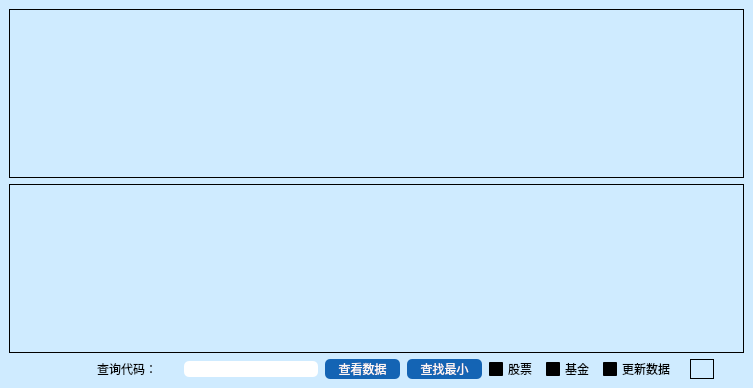
<?xml version="1.0" encoding="UTF-8"?>
<ui version="4.0">
 <class>MainWindow</class>
 <widget class="QMainWindow" name="MainWindow">
  <property name="geometry">
   <rect>
    <x>0</x>
    <y>0</y>
    <width>753</width>
    <height>388</height>
   </rect>
  </property>
  <property name="sizePolicy">
   <sizepolicy hsizetype="Expanding" vsizetype="Preferred">
    <horstretch>0</horstretch>
    <verstretch>0</verstretch>
   </sizepolicy>
  </property>
  <property name="font">
   <font>
    <weight>75</weight>
    <bold>true</bold>
    <underline>false</underline>
    <strikeout>false</strikeout>
   </font>
  </property>
  <property name="windowTitle">
   <string>股票基金查询分析系统</string>
  </property>
  <property name="styleSheet">
   <string notr="true">background-color: qlineargradient(spread:pad, x1:0, y1:0, x2:1, y2:0, stop:0 rgba(207, 235, 255, 1));</string>
  </property>
  <property name="toolButtonStyle">
   <enum>Qt::ToolButtonIconOnly</enum>
  </property>
  <widget class="QWidget" name="centralwidget">
   <property name="sizePolicy">
    <sizepolicy hsizetype="Expanding" vsizetype="Expanding">
     <horstretch>0</horstretch>
     <verstretch>0</verstretch>
    </sizepolicy>
   </property>
   <layout class="QVBoxLayout" name="verticalLayout_3">
    <item>
     <layout class="QVBoxLayout" name="verticalLayout_2">
      <item>
       <layout class="QVBoxLayout" name="verticalLayout">
        <property name="sizeConstraint">
         <enum>QLayout::SetDefaultConstraint</enum>
        </property>
        <item>
         <widget class="QFrame" name="frame">
          <property name="enabled">
           <bool>true</bool>
          </property>
          <property name="sizePolicy">
           <sizepolicy hsizetype="Expanding" vsizetype="Expanding">
            <horstretch>0</horstretch>
            <verstretch>0</verstretch>
           </sizepolicy>
          </property>
          <property name="minimumSize">
           <size>
            <width>731</width>
            <height>155</height>
           </size>
          </property>
          <property name="styleSheet">
           <string notr="true">border：none</string>
          </property>
          <property name="frameShape">
           <enum>QFrame::StyledPanel</enum>
          </property>
          <property name="frameShadow">
           <enum>QFrame::Raised</enum>
          </property>
         </widget>
        </item>
        <item>
         <widget class="QFrame" name="frame_2">
          <property name="sizePolicy">
           <sizepolicy hsizetype="Expanding" vsizetype="Expanding">
            <horstretch>0</horstretch>
            <verstretch>0</verstretch>
           </sizepolicy>
          </property>
          <property name="minimumSize">
           <size>
            <width>730</width>
            <height>155</height>
           </size>
          </property>
          <property name="styleSheet">
           <string notr="true">border：none</string>
          </property>
          <property name="frameShape">
           <enum>QFrame::StyledPanel</enum>
          </property>
          <property name="frameShadow">
           <enum>QFrame::Raised</enum>
          </property>
         </widget>
        </item>
       </layout>
      </item>
      <item>
       <layout class="QHBoxLayout" name="horizontalLayout" stretch="0,0">
        <property name="spacing">
         <number>7</number>
        </property>
        <property name="sizeConstraint">
         <enum>QLayout::SetDefaultConstraint</enum>
        </property>
        <property name="leftMargin">
         <number>30</number>
        </property>
        <property name="topMargin">
         <number>0</number>
        </property>
        <property name="rightMargin">
         <number>30</number>
        </property>
        <item>
         <layout class="QHBoxLayout" name="horizontalLayout_2">
          <property name="leftMargin">
           <number>58</number>
          </property>
          <property name="topMargin">
           <number>0</number>
          </property>
          <property name="rightMargin">
           <number>0</number>
          </property>
          <property name="bottomMargin">
           <number>0</number>
          </property>
          <item>
           <widget class="QLabel" name="label">
            <property name="maximumSize">
             <size>
              <width>80</width>
              <height>16777215</height>
             </size>
            </property>
            <property name="text">
             <string>查询代码：</string>
            </property>
           </widget>
          </item>
          <item>
           <widget class="QLineEdit" name="codetext">
            <property name="minimumSize">
             <size>
              <width>67</width>
              <height>0</height>
             </size>
            </property>
            <property name="maximumSize">
             <size>
              <width>134</width>
              <height>16777215</height>
             </size>
            </property>
            <property name="styleSheet">
             <string notr="true">background-color: qlineargradient(spread:pad, x1:0, y1:0, x2:1, y2:0, stop:0 rgba(255, 255, 255, 255));
font: 75 11pt &quot;等线&quot;;
border-radius:5;</string>
            </property>
            <property name="text">
             <string/>
            </property>
            <property name="alignment">
             <set>Qt::AlignCenter</set>
            </property>
            <property name="clearButtonEnabled">
             <bool>true</bool>
            </property>
           </widget>
          </item>
          <item>
           <widget class="QPushButton" name="showdatabtn">
            <property name="sizePolicy">
             <sizepolicy hsizetype="Preferred" vsizetype="Preferred">
              <horstretch>0</horstretch>
              <verstretch>0</verstretch>
             </sizepolicy>
            </property>
            <property name="minimumSize">
             <size>
              <width>75</width>
              <height>0</height>
             </size>
            </property>
            <property name="maximumSize">
             <size>
              <width>75</width>
              <height>25</height>
             </size>
            </property>
            <property name="font">
             <font>
              <family>微软雅黑</family>
              <pointsize>9</pointsize>
              <weight>50</weight>
              <italic>false</italic>
              <bold>false</bold>
             </font>
            </property>
            <property name="autoFillBackground">
             <bool>false</bool>
            </property>
            <property name="styleSheet">
             <string notr="true">background-color: qlineargradient(spread:pad, x1:0, y1:0, x2:1, y2:0, stop:0 rgba(20, 100, 180, 1));
font: 9pt &quot;微软雅黑&quot;;

border-color: qlineargradient(spread:pad, x1:0, y1:0, x2:1, y2:0, stop:0 rgba(64, 144, 100, 0));
border-radius:5;
color:rgba(255, 248, 244, 1);</string>
            </property>
            <property name="text">
             <string>查看数据</string>
            </property>
           </widget>
          </item>
          <item>
           <widget class="QPushButton" name="findlowbtn">
            <property name="sizePolicy">
             <sizepolicy hsizetype="Preferred" vsizetype="Preferred">
              <horstretch>0</horstretch>
              <verstretch>0</verstretch>
             </sizepolicy>
            </property>
            <property name="minimumSize">
             <size>
              <width>75</width>
              <height>0</height>
             </size>
            </property>
            <property name="maximumSize">
             <size>
              <width>75</width>
              <height>25</height>
             </size>
            </property>
            <property name="font">
             <font>
              <family>微软雅黑</family>
              <pointsize>9</pointsize>
              <weight>9</weight>
              <italic>false</italic>
              <bold>false</bold>
             </font>
            </property>
            <property name="styleSheet">
             <string notr="true">background-color: qlineargradient(spread:pad, x1:0, y1:0, x2:1, y2:0, stop:0 rgba(20, 100, 180, 1));
font: 75 9pt &quot;微软雅黑&quot;;

border-color: qlineargradient(spread:pad, x1:0, y1:0, x2:1, y2:0, stop:0 rgba(64, 144, 100, 0));
border-radius:5;
color:rgba(255, 248, 244, 1);</string>
            </property>
            <property name="text">
             <string>查找最小</string>
            </property>
           </widget>
          </item>
          <item>
           <widget class="QCheckBox" name="stockcheckBox">
            <property name="sizePolicy">
             <sizepolicy hsizetype="Expanding" vsizetype="Expanding">
              <horstretch>0</horstretch>
              <verstretch>0</verstretch>
             </sizepolicy>
            </property>
            <property name="maximumSize">
             <size>
              <width>50</width>
              <height>20</height>
             </size>
            </property>
            <property name="text">
             <string>股票</string>
            </property>
           </widget>
          </item>
          <item>
           <widget class="QCheckBox" name="fundcheckBox">
            <property name="sizePolicy">
             <sizepolicy hsizetype="Expanding" vsizetype="Expanding">
              <horstretch>0</horstretch>
              <verstretch>0</verstretch>
             </sizepolicy>
            </property>
            <property name="maximumSize">
             <size>
              <width>50</width>
              <height>20</height>
             </size>
            </property>
            <property name="text">
             <string>基金</string>
            </property>
           </widget>
          </item>
          <item>
           <widget class="QCheckBox" name="upgradecheckBox">
            <property name="sizePolicy">
             <sizepolicy hsizetype="Expanding" vsizetype="Expanding">
              <horstretch>0</horstretch>
              <verstretch>0</verstretch>
             </sizepolicy>
            </property>
            <property name="maximumSize">
             <size>
              <width>80</width>
              <height>20</height>
             </size>
            </property>
            <property name="text">
             <string>更新数据</string>
            </property>
           </widget>
          </item>
         </layout>
        </item>
        <item>
         <widget class="QFrame" name="frame_3">
          <property name="frameShape">
           <enum>QFrame::StyledPanel</enum>
          </property>
          <property name="frameShadow">
           <enum>QFrame::Raised</enum>
          </property>
         </widget>
        </item>
       </layout>
      </item>
     </layout>
    </item>
   </layout>
  </widget>
  <widget class="QMenuBar" name="menubar">
   <property name="geometry">
    <rect>
     <x>0</x>
     <y>0</y>
     <width>753</width>
     <height>23</height>
    </rect>
   </property>
  </widget>
 </widget>
 <resources/>
 <connections/>
</ui>
